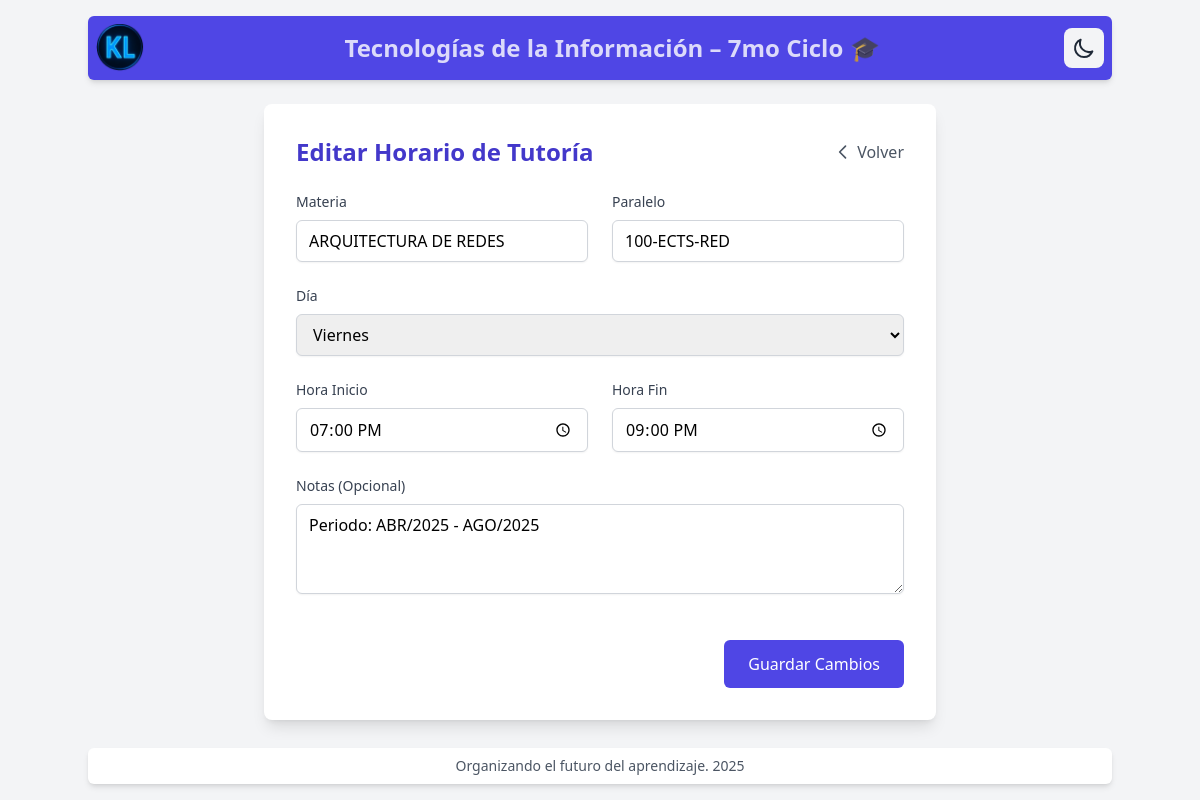
Page /editar/5/ on the committed database.
### horarios/models.py (models this page shows, shortened)
class HorarioTutoria(models.Model):
    materia = models.CharField(max_length=100, default='Sin materia')
    paralelo = models.CharField(max_length=50, blank=True, null=True, verbose_name="Paralelo")
    dia = models.ForeignKey(DiaSemana, on_delete=models.CASCADE)
    hora_inicio = models.TimeField()
    hora_fin = models.TimeField()
    notas = models.TextField(blank=True, null=True, verbose_name="Notas (Opcional)")
    url_curso = models.CharField(max_length=300, blank=True, null=True, verbose_name="URL del Curso")
    ruta_local = models.CharField(max_length=500, blank=True, null=True, verbose_name="Ruta Local")
    class Meta:
        verbose_name = "Horario de Tutoría"
        verbose_name_plural = "Horarios de Tutorías"
        ordering = ['dia', 'hora_inicio']

class DiaSemana(models.Model):
    nombre = models.CharField(max_length=10, unique=True)  # Lunes, Martes, etc.
    orden = models.PositiveSmallIntegerField(default=1, verbose_name="Orden")
    class Meta:
        verbose_name = "Día de la Semana"
        verbose_name_plural = "Días de la Semana"

### horarios/views.py (the view, shortened to what this page needs)
# urls.py: path('editar/<int:horario_id>/', views.editar_horario, name='editar_horario'),
def editar_horario(request, horario_id):
    horario = get_object_or_404(HorarioTutoria, id=horario_id)
    context = {
        'horario': horario,
        'dias_semana': DiaSemana.objects.all().order_by('id')
    }
    return render(request, 'horarios/editar_horario.html', context)

### horarios/templates/horarios/editar_horario.html (shortened to what this page needs)
{% extends 'base.html' %}
{% block content %}
<div class="max-w-2xl mx-auto bg-white dark:bg-gray-800 rounded-lg shadow-lg p-8 transition-colors">
    <div class="flex items-center justify-between mb-6">
        <h2 class="text-2xl font-semibold text-indigo-700 dark:text-indigo-400">Editar Horario de Tutoría</h2>
        <a href="{% url 'horarios:lista_horarios' %}"
           class="flex items-center text-gray-600 hover:text-gray-800 dark:text-gray-300 dark:hover:text-gray-100 transition-colors">
            <svg class="w-5 h-5 mr-1" fill="none" stroke="currentColor" viewBox="0 0 24 24">
                <path stroke-linecap="round" stroke-linejoin="round" stroke-width="2" d="M15 19l-7-7 7-7"/>
            </svg>
            Volver
        </a>
    </div>
    <form method="post" class="space-y-6">
        <div class="grid grid-cols-1 md:grid-cols-2 gap-6">
            <div>
                <label for="materia" class="block text-sm font-medium text-gray-700 dark:text-gray-300 mb-2">Materia</label>
                <input type="text"
                       name="materia"
                       id="materia"
                       required
                       value="{{ horario.materia }}"
                       class="w-full px-3 py-2 border border-gray-300 dark:border-gray-600 rounded-md shadow-sm focus:ring-indigo-500 focus:border-indigo-500 dark:bg-gray-700 dark:text-white dark:placeholder-gray-400 transition-colors" />
            </div>
            <div>
                <label for="paralelo" class="block text-sm font-medium text-gray-700 dark:text-gray-300 mb-2">Paralelo</label>
                <input type="text"
                       name="paralelo"
                       id="paralelo"
                       value="{{ horario.paralelo|default:'' }}"
                       placeholder="Opcional"
                       class="w-full px-3 py-2 border border-gray-300 dark:border-gray-600 rounded-md shadow-sm focus:ring-indigo-500 focus:border-indigo-500 dark:bg-gray-700 dark:text-white dark:placeholder-gray-400 transition-colors" />
            </div>
        </div>
        <div>
            <label for="dia" class="block text-sm font-medium text-gray-700 dark:text-gray-300 mb-2">Día</label>
            <select name="dia"
                    id="dia"
                    required
                    class="w-full px-3 py-2 border border-gray-300 dark:border-gray-600 rounded-md shadow-sm focus:ring-indigo-500 focus:border-indigo-500 dark:bg-gray-700 dark:text-white transition-colors">
                {% for dia in dias_semana %}
                <option value="{{ dia.id }}" {% if dia.id == horario.dia.id %}selected{% endif %}>
                    {{ dia.nombre }}
                </option>
                {% endfor %}
            </select>
        </div>
        <div class="grid grid-cols-1 md:grid-cols-2 gap-6">
            <div>
                <label for="hora_inicio" class="block text-sm font-medium text-gray-700 dark:text-gray-300 mb-2">
                    Hora Inicio
                </label>
                <input type="time"
                       id="hora_inicio"
                       name="hora_inicio"
                       value="{{ horario.hora_inicio|time:'H:i' }}"
                       required
                       class="w-full px-3 py-2 border border-gray-300 dark:border-gray-600 rounded-md shadow-sm focus:ring-indigo-500 focus:border-indigo-500 dark:bg-gray-700 dark:text-white transition-colors" />
            </div>
            <div>
                <label for="hora_fin" class="block text-sm font-medium text-gray-700 dark:text-gray-300 mb-2">
                    Hora Fin
                </label>
                <input type="time"
                       id="hora_fin"
                       name="hora_fin"
                       value="{{ horario.hora_fin|time:'H:i' }}"
                       required
                       class="w-full px-3 py-2 border border-gray-300 dark:border-gray-600 rounded-md shadow-sm focus:ring-indigo-500 focus:border-indigo-500 dark:bg-gray-700 dark:text-white transition-colors" />
            </div>
        </div>
        <div>
            <label for="notas" class="block text-sm font-medium text-gray-700 dark:text-gray-300 mb-2">Notas (Opcional)</label>
            <textarea name="notas"
                      id="notas"
                      rows="3"
                      placeholder="Información adicional..."
                      class="w-full px-3 py-2 border border-gray-300 dark:border-gray-600 rounded-md shadow-sm focus:ring-indigo-500 focus:border-indigo-500 dark:bg-gray-700 dark:text-white dark:placeholder-gray-400 transition-colors">{{ horario.notas|default:'' }}</textarea>
        </div>
        <div class="flex justify-end space-x-4 pt-4">
            <button type="submit"
                    class="px-6 py-3 bg-indigo-600 text-white rounded-md hover:bg-indigo-700 focus:outline-none focus:ring-2 focus:ring-offset-2 focus:ring-indigo-500 transition-colors dark:bg-indigo-500 dark:hover:bg-indigo-600 dark:focus:ring-indigo-400">
                Guardar Cambios
            </button>
        </div>
    </form>
</div>
{% endblock %}

### rows in the picture
HorarioTutoria: materia "ARQUITECTURA DE REDES", paralelo "100-ECTS-RED", dia "Viernes", hora_inicio "19:00", hora_fin "21:00", notas "Periodo: ABR/2025 - AGO/2025"
